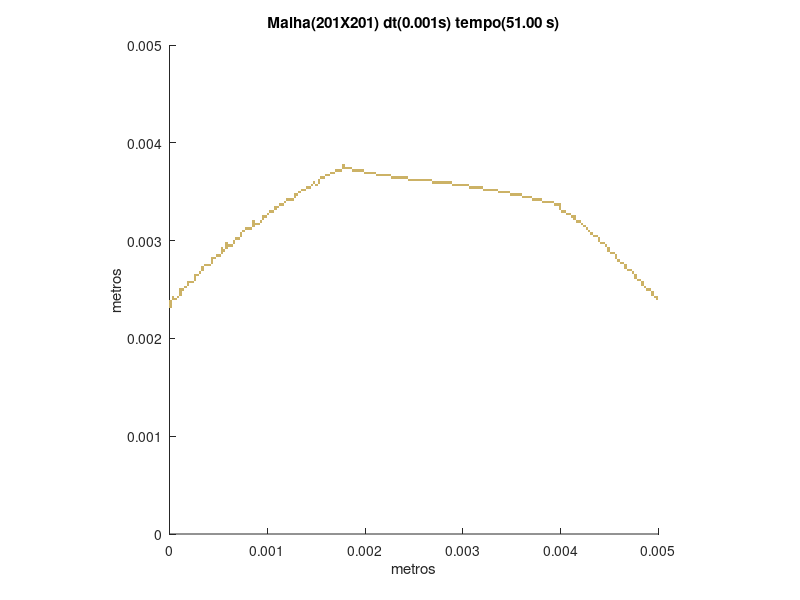

The MATLAB script that drew this image:
set (gca,'PlotBoxAspectRatio',[1 1 1],'Xlim',[0,0.005],'Ylim',[0,0.005])
hold on
title('Malha(201X201) dt(0.001s) tempo(51.00 s)')
hold on
ylabel('metros')
hold on
xlabel('metros')
hold on

fill([0 0 2.48756218905473E-05 2.48756218905473E-05],[0.0023134328358209 0.00233830845771144 0.00233830845771144 0.0023134328358209],[0.8,0.7,0.4],'LineStyle','none')

fill([0 0 2.48756218905473E-05 2.48756218905473E-05],[0.00233830845771144 0.00236318407960199 0.00236318407960199 0.00233830845771144],[0.8,0.7,0.4],'LineStyle','none')

fill([0 0 2.48756218905473E-05 2.48756218905473E-05],[0.00236318407960199 0.00238805970149254 0.00238805970149254 0.00236318407960199],[0.8,0.7,0.4],'LineStyle','none')

fill([2.48756218905473E-05 2.48756218905473E-05 4.97512437810945E-05 4.97512437810945E-05],[0.00238805970149254 0.00241293532338308 0.00241293532338308 0.00238805970149254],[0.8,0.7,0.4],'LineStyle','none')

fill([4.97512437810945E-05 4.97512437810945E-05 7.46268656716418E-05 7.46268656716418E-05],[0.00238805970149254 0.00241293532338308 0.00241293532338308 0.00238805970149254],[0.8,0.7,0.4],'LineStyle','none')

fill([0.00497512437810945 0.00497512437810945 0.005 0.005],[0.00238805970149254 0.00241293532338308 0.00241293532338308 0.00238805970149254],[0.8,0.7,0.4],'LineStyle','none')

fill([2.48756218905473E-05 2.48756218905473E-05 4.97512437810945E-05 4.97512437810945E-05],[0.00241293532338308 0.00243781094527363 0.00243781094527363 0.00241293532338308],[0.8,0.7,0.4],'LineStyle','none')

fill([7.46268656716418E-05 7.46268656716418E-05 9.95024875621891E-05 9.95024875621891E-05],[0.00241293532338308 0.00243781094527363 0.00243781094527363 0.00241293532338308],[0.8,0.7,0.4],'LineStyle','none')

fill([0.00495024875621891 0.00495024875621891 0.00497512437810945 0.00497512437810945],[0.00241293532338308 0.00243781094527363 0.00243781094527363 0.00241293532338308],[0.8,0.7,0.4],'LineStyle','none')

fill([0.00497512437810945 0.00497512437810945 0.005 0.005],[0.00241293532338308 0.00243781094527363 0.00243781094527363 0.00241293532338308],[0.8,0.7,0.4],'LineStyle','none')

fill([9.95024875621891E-05 9.95024875621891E-05 0.000124378109452736 0.000124378109452736],[0.00243781094527363 0.00246268656716418 0.00246268656716418 0.00243781094527363],[0.8,0.7,0.4],'LineStyle','none')

fill([0.00492537313432836 0.00492537313432836 0.00495024875621891 0.00495024875621891],[0.00243781094527363 0.00246268656716418 0.00246268656716418 0.00243781094527363],[0.8,0.7,0.4],'LineStyle','none')

fill([9.95024875621891E-05 9.95024875621891E-05 0.000124378109452736 0.000124378109452736],[0.00246268656716418 0.00248756218905473 0.00248756218905473 0.00246268656716418],[0.8,0.7,0.4],'LineStyle','none')

fill([0.00492537313432836 0.00492537313432836 0.00495024875621891 0.00495024875621891],[0.00246268656716418 0.00248756218905473 0.00248756218905473 0.00246268656716418],[0.8,0.7,0.4],'LineStyle','none')

fill([9.95024875621891E-05 9.95024875621891E-05 0.000124378109452736 0.000124378109452736],[0.00248756218905473 0.00251243781094527 0.00251243781094527 0.00248756218905473],[0.8,0.7,0.4],'LineStyle','none')

fill([0.000124378109452736 0.000124378109452736 0.000149253731343284 0.000149253731343284],[0.00248756218905473 0.00251243781094527 0.00251243781094527 0.00248756218905473],[0.8,0.7,0.4],'LineStyle','none')

fill([0.00487562189054726 0.00487562189054726 0.00490049751243781 0.00490049751243781],[0.00248756218905473 0.00251243781094527 0.00251243781094527 0.00248756218905473],[0.8,0.7,0.4],'LineStyle','none')

fill([0.00490049751243781 0.00490049751243781 0.00492537313432836 0.00492537313432836],[0.00248756218905473 0.00251243781094527 0.00251243781094527 0.00248756218905473],[0.8,0.7,0.4],'LineStyle','none')

fill([0.000149253731343284 0.000149253731343284 0.000174129353233831 0.000174129353233831],[0.00251243781094527 0.00253731343283582 0.00253731343283582 0.00251243781094527],[0.8,0.7,0.4],'LineStyle','none')

fill([0.00485074626865672 0.00485074626865672 0.00487562189054726 0.00487562189054726],[0.00251243781094527 0.00253731343283582 0.00253731343283582 0.00251243781094527],[0.8,0.7,0.4],'LineStyle','none')

fill([0.000174129353233831 0.000174129353233831 0.000199004975124378 0.000199004975124378],[0.00253731343283582 0.00256218905472637 0.00256218905472637 0.00253731343283582],[0.8,0.7,0.4],'LineStyle','none')

fill([0.00482587064676617 0.00482587064676617 0.00485074626865672 0.00485074626865672],[0.00253731343283582 0.00256218905472637 0.00256218905472637 0.00253731343283582],[0.8,0.7,0.4],'LineStyle','none')

fill([0.000174129353233831 0.000174129353233831 0.000199004975124378 0.000199004975124378],[0.00256218905472637 0.00258706467661692 0.00258706467661692 0.00256218905472637],[0.8,0.7,0.4],'LineStyle','none')

fill([0.000199004975124378 0.000199004975124378 0.000223880597014925 0.000223880597014925],[0.00256218905472637 0.00258706467661692 0.00258706467661692 0.00256218905472637],[0.8,0.7,0.4],'LineStyle','none')

fill([0.000223880597014925 0.000223880597014925 0.000248756218905473 0.000248756218905473],[0.00256218905472637 0.00258706467661692 0.00258706467661692 0.00256218905472637],[0.8,0.7,0.4],'LineStyle','none')

fill([0.00482587064676617 0.00482587064676617 0.00485074626865672 0.00485074626865672],[0.00256218905472637 0.00258706467661692 0.00258706467661692 0.00256218905472637],[0.8,0.7,0.4],'LineStyle','none')

fill([0.000248756218905473 0.000248756218905473 0.00027363184079602 0.00027363184079602],[0.00258706467661692 0.00261194029850746 0.00261194029850746 0.00258706467661692],[0.8,0.7,0.4],'LineStyle','none')

fill([0.00477611940298507 0.00477611940298507 0.00480099502487562 0.00480099502487562],[0.00258706467661692 0.00261194029850746 0.00261194029850746 0.00258706467661692],[0.8,0.7,0.4],'LineStyle','none')

fill([0.00480099502487562 0.00480099502487562 0.00482587064676617 0.00482587064676617],[0.00258706467661692 0.00261194029850746 0.00261194029850746 0.00258706467661692],[0.8,0.7,0.4],'LineStyle','none')

fill([0.000248756218905473 0.000248756218905473 0.00027363184079602 0.00027363184079602],[0.00261194029850746 0.00263681592039801 0.00263681592039801 0.00261194029850746],[0.8,0.7,0.4],'LineStyle','none')

fill([0.00475124378109453 0.00475124378109453 0.00477611940298507 0.00477611940298507],[0.00261194029850746 0.00263681592039801 0.00263681592039801 0.00261194029850746],[0.8,0.7,0.4],'LineStyle','none')

fill([0.000248756218905473 0.000248756218905473 0.00027363184079602 0.00027363184079602],[0.00263681592039801 0.00266169154228856 0.00266169154228856 0.00263681592039801],[0.8,0.7,0.4],'LineStyle','none')

fill([0.00027363184079602 0.00027363184079602 0.000298507462686567 0.000298507462686567],[0.00263681592039801 0.00266169154228856 0.00266169154228856 0.00263681592039801],[0.8,0.7,0.4],'LineStyle','none')

fill([0.00475124378109453 0.00475124378109453 0.00477611940298507 0.00477611940298507],[0.00263681592039801 0.00266169154228856 0.00266169154228856 0.00263681592039801],[0.8,0.7,0.4],'LineStyle','none')

fill([0.000298507462686567 0.000298507462686567 0.000323383084577114 0.000323383084577114],[0.00266169154228856 0.0026865671641791 0.0026865671641791 0.00266169154228856],[0.8,0.7,0.4],'LineStyle','none')

fill([0.00472636815920398 0.00472636815920398 0.00475124378109453 0.00475124378109453],[0.00266169154228856 0.0026865671641791 0.0026865671641791 0.00266169154228856],[0.8,0.7,0.4],'LineStyle','none')

fill([0.000323383084577114 0.000323383084577114 0.000348258706467662 0.000348258706467662],[0.0026865671641791 0.00271144278606965 0.00271144278606965 0.0026865671641791],[0.8,0.7,0.4],'LineStyle','none')

fill([0.00467661691542289 0.00467661691542289 0.00470149253731343 0.00470149253731343],[0.0026865671641791 0.00271144278606965 0.00271144278606965 0.0026865671641791],[0.8,0.7,0.4],'LineStyle','none')

fill([0.00470149253731343 0.00470149253731343 0.00472636815920398 0.00472636815920398],[0.0026865671641791 0.00271144278606965 0.00271144278606965 0.0026865671641791],[0.8,0.7,0.4],'LineStyle','none')

fill([0.000323383084577114 0.000323383084577114 0.000348258706467662 0.000348258706467662],[0.00271144278606965 0.0027363184079602 0.0027363184079602 0.00271144278606965],[0.8,0.7,0.4],'LineStyle','none')

fill([0.00465174129353234 0.00465174129353234 0.00467661691542289 0.00467661691542289],[0.00271144278606965 0.0027363184079602 0.0027363184079602 0.00271144278606965],[0.8,0.7,0.4],'LineStyle','none')

fill([0.000348258706467662 0.000348258706467662 0.000373134328358209 0.000373134328358209],[0.0027363184079602 0.00276119402985075 0.00276119402985075 0.0027363184079602],[0.8,0.7,0.4],'LineStyle','none')

fill([0.000373134328358209 0.000373134328358209 0.000398009950248756 0.000398009950248756],[0.0027363184079602 0.00276119402985075 0.00276119402985075 0.0027363184079602],[0.8,0.7,0.4],'LineStyle','none')

fill([0.000398009950248756 0.000398009950248756 0.000422885572139303 0.000422885572139303],[0.0027363184079602 0.00276119402985075 0.00276119402985075 0.0027363184079602],[0.8,0.7,0.4],'LineStyle','none')

fill([0.00465174129353234 0.00465174129353234 0.00467661691542289 0.00467661691542289],[0.0027363184079602 0.00276119402985075 0.00276119402985075 0.0027363184079602],[0.8,0.7,0.4],'LineStyle','none')

fill([0.000422885572139303 0.000422885572139303 0.000447761194029851 0.000447761194029851],[0.00276119402985075 0.00278606965174129 0.00278606965174129 0.00276119402985075],[0.8,0.7,0.4],'LineStyle','none')

fill([0.00460199004975124 0.00460199004975124 0.00462686567164179 0.00462686567164179],[0.00276119402985075 0.00278606965174129 0.00278606965174129 0.00276119402985075],[0.8,0.7,0.4],'LineStyle','none')

fill([0.00462686567164179 0.00462686567164179 0.00465174129353234 0.00465174129353234],[0.00276119402985075 0.00278606965174129 0.00278606965174129 0.00276119402985075],[0.8,0.7,0.4],'LineStyle','none')

fill([0.000422885572139303 0.000422885572139303 0.000447761194029851 0.000447761194029851],[0.00278606965174129 0.00281094527363184 0.00281094527363184 0.00278606965174129],[0.8,0.7,0.4],'LineStyle','none')

fill([0.0045771144278607 0.0045771144278607 0.00460199004975124 0.00460199004975124],[0.00278606965174129 0.00281094527363184 0.00281094527363184 0.00278606965174129],[0.8,0.7,0.4],'LineStyle','none')

fill([0.000422885572139303 0.000422885572139303 0.000447761194029851 0.000447761194029851],[0.00281094527363184 0.00283582089552239 0.00283582089552239 0.00281094527363184],[0.8,0.7,0.4],'LineStyle','none')

fill([0.000447761194029851 0.000447761194029851 0.000472636815920398 0.000472636815920398],[0.00281094527363184 0.00283582089552239 0.00283582089552239 0.00281094527363184],[0.8,0.7,0.4],'LineStyle','none')

fill([0.00455223880597015 0.00455223880597015 0.0045771144278607 0.0045771144278607],[0.00281094527363184 0.00283582089552239 0.00283582089552239 0.00281094527363184],[0.8,0.7,0.4],'LineStyle','none')

fill([0.000472636815920398 0.000472636815920398 0.000497512437810945 0.000497512437810945],[0.00283582089552239 0.00286069651741294 0.00286069651741294 0.00283582089552239],[0.8,0.7,0.4],'LineStyle','none')

fill([0.000497512437810945 0.000497512437810945 0.000522388059701492 0.000522388059701492],[0.00283582089552239 0.00286069651741294 0.00286069651741294 0.00283582089552239],[0.8,0.7,0.4],'LineStyle','none')

fill([0.00455223880597015 0.00455223880597015 0.0045771144278607 0.0045771144278607],[0.00283582089552239 0.00286069651741294 0.00286069651741294 0.00283582089552239],[0.8,0.7,0.4],'LineStyle','none')

fill([0.000522388059701492 0.000522388059701492 0.00054726368159204 0.00054726368159204],[0.00286069651741294 0.00288557213930348 0.00288557213930348 0.00286069651741294],[0.8,0.7,0.4],'LineStyle','none')

fill([0.00450248756218905 0.00450248756218905 0.0045273631840796 0.0045273631840796],[0.00286069651741294 0.00288557213930348 0.00288557213930348 0.00286069651741294],[0.8,0.7,0.4],'LineStyle','none')

fill([0.0045273631840796 0.0045273631840796 0.00455223880597015 0.00455223880597015],[0.00286069651741294 0.00288557213930348 0.00288557213930348 0.00286069651741294],[0.8,0.7,0.4],'LineStyle','none')

fill([0.000522388059701492 0.000522388059701492 0.00054726368159204 0.00054726368159204],[0.00288557213930348 0.00291044776119403 0.00291044776119403 0.00288557213930348],[0.8,0.7,0.4],'LineStyle','none')

fill([0.00054726368159204 0.00054726368159204 0.000572139303482587 0.000572139303482587],[0.00288557213930348 0.00291044776119403 0.00291044776119403 0.00288557213930348],[0.8,0.7,0.4],'LineStyle','none')

fill([0.00447761194029851 0.00447761194029851 0.00450248756218905 0.00450248756218905],[0.00288557213930348 0.00291044776119403 0.00291044776119403 0.00288557213930348],[0.8,0.7,0.4],'LineStyle','none')

fill([0.000522388059701492 0.000522388059701492 0.00054726368159204 0.00054726368159204],[0.00291044776119403 0.00293532338308458 0.00293532338308458 0.00291044776119403],[0.8,0.7,0.4],'LineStyle','none')

fill([0.000572139303482587 0.000572139303482587 0.000597014925373134 0.000597014925373134],[0.00291044776119403 0.00293532338308458 0.00293532338308458 0.00291044776119403],[0.8,0.7,0.4],'LineStyle','none')

fill([0.00447761194029851 0.00447761194029851 0.00450248756218905 0.00450248756218905],[0.00291044776119403 0.00293532338308458 0.00293532338308458 0.00291044776119403],[0.8,0.7,0.4],'LineStyle','none')

fill([0.000572139303482587 0.000572139303482587 0.000597014925373134 0.000597014925373134],[0.00293532338308458 0.00296019900497512 0.00296019900497512 0.00293532338308458],[0.8,0.7,0.4],'LineStyle','none')

fill([0.000597014925373134 0.000597014925373134 0.000621890547263682 0.000621890547263682],[0.00293532338308458 0.00296019900497512 0.00296019900497512 0.00293532338308458],[0.8,0.7,0.4],'LineStyle','none')

fill([0.000621890547263682 0.000621890547263682 0.000646766169154229 0.000646766169154229],[0.00293532338308458 0.00296019900497512 0.00296019900497512 0.00293532338308458],[0.8,0.7,0.4],'LineStyle','none')

fill([0.00445273631840796 0.00445273631840796 0.00447761194029851 0.00447761194029851],[0.00293532338308458 0.00296019900497512 0.00296019900497512 0.00293532338308458],[0.8,0.7,0.4],'LineStyle','none')

fill([0.000572139303482587 0.000572139303482587 0.000597014925373134 0.000597014925373134],[0.00296019900497512 0.00298507462686567 0.00298507462686567 0.00296019900497512],[0.8,0.7,0.4],'LineStyle','none')

fill([0.000646766169154229 0.000646766169154229 0.000671641791044776 0.000671641791044776],[0.00296019900497512 0.00298507462686567 0.00298507462686567 0.00296019900497512],[0.8,0.7,0.4],'LineStyle','none')

fill([0.00440298507462687 0.00440298507462687 0.00442786069651741 0.00442786069651741],[0.00296019900497512 0.00298507462686567 0.00298507462686567 0.00296019900497512],[0.8,0.7,0.4],'LineStyle','none')

fill([0.00442786069651741 0.00442786069651741 0.00445273631840796 0.00445273631840796],[0.00296019900497512 0.00298507462686567 0.00298507462686567 0.00296019900497512],[0.8,0.7,0.4],'LineStyle','none')

fill([0.000646766169154229 0.000646766169154229 0.000671641791044776 0.000671641791044776],[0.00298507462686567 0.00300995024875622 0.00300995024875622 0.00298507462686567],[0.8,0.7,0.4],'LineStyle','none')

fill([0.00437810945273632 0.00437810945273632 0.00440298507462687 0.00440298507462687],[0.00298507462686567 0.00300995024875622 0.00300995024875622 0.00298507462686567],[0.8,0.7,0.4],'LineStyle','none')

fill([0.000671641791044776 0.000671641791044776 0.000696517412935323 0.000696517412935323],[0.00300995024875622 0.00303482587064677 0.00303482587064677 0.00300995024875622],[0.8,0.7,0.4],'LineStyle','none')

fill([0.000696517412935323 0.000696517412935323 0.000721393034825871 0.000721393034825871],[0.00300995024875622 0.00303482587064677 0.00303482587064677 0.00300995024875622],[0.8,0.7,0.4],'LineStyle','none')

fill([0.00437810945273632 0.00437810945273632 0.00440298507462687 0.00440298507462687],[0.00300995024875622 0.00303482587064677 0.00303482587064677 0.00300995024875622],[0.8,0.7,0.4],'LineStyle','none')

fill([0.000721393034825871 0.000721393034825871 0.000746268656716418 0.000746268656716418],[0.00303482587064677 0.00305970149253731 0.00305970149253731 0.00303482587064677],[0.8,0.7,0.4],'LineStyle','none')

fill([0.00432835820895522 0.00432835820895522 0.00435323383084577 0.00435323383084577],[0.00303482587064677 0.00305970149253731 0.00305970149253731 0.00303482587064677],[0.8,0.7,0.4],'LineStyle','none')

fill([0.00435323383084577 0.00435323383084577 0.00437810945273632 0.00437810945273632],[0.00303482587064677 0.00305970149253731 0.00305970149253731 0.00303482587064677],[0.8,0.7,0.4],'LineStyle','none')

fill([0.000721393034825871 0.000721393034825871 0.000746268656716418 0.000746268656716418],[0.00305970149253731 0.00308457711442786 0.00308457711442786 0.00305970149253731],[0.8,0.7,0.4],'LineStyle','none')

fill([0.00430348258706468 0.00430348258706468 0.00432835820895522 0.00432835820895522],[0.00305970149253731 0.00308457711442786 0.00308457711442786 0.00305970149253731],[0.8,0.7,0.4],'LineStyle','none')

fill([0.000746268656716418 0.000746268656716418 0.000771144278606965 0.000771144278606965],[0.00308457711442786 0.00310945273631841 0.00310945273631841 0.00308457711442786],[0.8,0.7,0.4],'LineStyle','none')

fill([0.00427860696517413 0.00427860696517413 0.00430348258706468 0.00430348258706468],[0.00308457711442786 0.00310945273631841 0.00310945273631841 0.00308457711442786],[0.8,0.7,0.4],'LineStyle','none')

fill([0.000771144278606965 0.000771144278606965 0.000796019900497512 0.000796019900497512],[0.00310945273631841 0.00313432835820896 0.00313432835820896 0.00310945273631841],[0.8,0.7,0.4],'LineStyle','none')

fill([0.000796019900497512 0.000796019900497512 0.00082089552238806 0.00082089552238806],[0.00310945273631841 0.00313432835820896 0.00313432835820896 0.00310945273631841],[0.8,0.7,0.4],'LineStyle','none')

fill([0.00082089552238806 0.00082089552238806 0.000845771144278607 0.000845771144278607],[0.00310945273631841 0.00313432835820896 0.00313432835820896 0.00310945273631841],[0.8,0.7,0.4],'LineStyle','none')

fill([0.00425373134328358 0.00425373134328358 0.00427860696517413 0.00427860696517413],[0.00310945273631841 0.00313432835820896 0.00313432835820896 0.00310945273631841],[0.8,0.7,0.4],'LineStyle','none')

fill([0.000845771144278607 0.000845771144278607 0.000870646766169154 0.000870646766169154],[0.00313432835820896 0.0031592039800995 0.0031592039800995 0.00313432835820896],[0.8,0.7,0.4],'LineStyle','none')

fill([0.00422885572139303 0.00422885572139303 0.00425373134328358 0.00425373134328358],[0.00313432835820896 0.0031592039800995 0.0031592039800995 0.00313432835820896],[0.8,0.7,0.4],'LineStyle','none')

fill([0.000845771144278607 0.000845771144278607 0.000870646766169154 0.000870646766169154],[0.0031592039800995 0.00318407960199005 0.00318407960199005 0.0031592039800995],[0.8,0.7,0.4],'LineStyle','none')

fill([0.000870646766169154 0.000870646766169154 0.000895522388059702 0.000895522388059702],[0.0031592039800995 0.00318407960199005 0.00318407960199005 0.0031592039800995],[0.8,0.7,0.4],'LineStyle','none')

fill([0.000895522388059702 0.000895522388059702 0.000920398009950249 0.000920398009950249],[0.0031592039800995 0.00318407960199005 0.00318407960199005 0.0031592039800995],[0.8,0.7,0.4],'LineStyle','none')

fill([0.00420398009950249 0.00420398009950249 0.00422885572139303 0.00422885572139303],[0.0031592039800995 0.00318407960199005 0.00318407960199005 0.0031592039800995],[0.8,0.7,0.4],'LineStyle','none')

fill([0.000845771144278607 0.000845771144278607 0.000870646766169154 0.000870646766169154],[0.00318407960199005 0.0032089552238806 0.0032089552238806 0.00318407960199005],[0.8,0.7,0.4],'LineStyle','none')

fill([0.000920398009950249 0.000920398009950249 0.000945273631840796 0.000945273631840796],[0.00318407960199005 0.0032089552238806 0.0032089552238806 0.00318407960199005],[0.8,0.7,0.4],'LineStyle','none')

fill([0.00415422885572139 0.00415422885572139 0.00417910447761194 0.00417910447761194],[0.00318407960199005 0.0032089552238806 0.0032089552238806 0.00318407960199005],[0.8,0.7,0.4],'LineStyle','none')

fill([0.00417910447761194 0.00417910447761194 0.00420398009950249 0.00420398009950249],[0.00318407960199005 0.0032089552238806 0.0032089552238806 0.00318407960199005],[0.8,0.7,0.4],'LineStyle','none')

fill([0.000945273631840796 0.000945273631840796 0.000970149253731343 0.000970149253731343],[0.0032089552238806 0.00323383084577114 0.00323383084577114 0.0032089552238806],[0.8,0.7,0.4],'LineStyle','none')

fill([0.00412935323383085 0.00412935323383085 0.00415422885572139 0.00415422885572139],[0.0032089552238806 0.00323383084577114 0.00323383084577114 0.0032089552238806],[0.8,0.7,0.4],'LineStyle','none')

fill([0.000945273631840796 0.000945273631840796 0.000970149253731343 0.000970149253731343],[0.00323383084577114 0.00325870646766169 0.00325870646766169 0.00323383084577114],[0.8,0.7,0.4],'LineStyle','none')

fill([0.000970149253731343 0.000970149253731343 0.00099502487562189 0.00099502487562189],[0.00323383084577114 0.00325870646766169 0.00325870646766169 0.00323383084577114],[0.8,0.7,0.4],'LineStyle','none')

fill([0.0041044776119403 0.0041044776119403 0.00412935323383085 0.00412935323383085],[0.00323383084577114 0.00325870646766169 0.00325870646766169 0.00323383084577114],[0.8,0.7,0.4],'LineStyle','none')

fill([0.00412935323383085 0.00412935323383085 0.00415422885572139 0.00415422885572139],[0.00323383084577114 0.00325870646766169 0.00325870646766169 0.00323383084577114],[0.8,0.7,0.4],'LineStyle','none')

fill([0.00099502487562189 0.00099502487562189 0.00101990049751244 0.00101990049751244],[0.00325870646766169 0.00328358208955224 0.00328358208955224 0.00325870646766169],[0.8,0.7,0.4],'LineStyle','none')

fill([0.0040547263681592 0.0040547263681592 0.00407960199004975 0.00407960199004975],[0.00325870646766169 0.00328358208955224 0.00328358208955224 0.00325870646766169],[0.8,0.7,0.4],'LineStyle','none')

fill([0.00407960199004975 0.00407960199004975 0.0041044776119403 0.0041044776119403],[0.00325870646766169 0.00328358208955224 0.00328358208955224 0.00325870646766169],[0.8,0.7,0.4],'LineStyle','none')

fill([0.00101990049751244 0.00101990049751244 0.00104477611940298 0.00104477611940298],[0.00328358208955224 0.00330845771144279 0.00330845771144279 0.00328358208955224],[0.8,0.7,0.4],'LineStyle','none')

fill([0.00104477611940298 0.00104477611940298 0.00106965174129353 0.00106965174129353],[0.00328358208955224 0.00330845771144279 0.00330845771144279 0.00328358208955224],[0.8,0.7,0.4],'LineStyle','none')

fill([0.00400497512437811 0.00400497512437811 0.00402985074626866 0.00402985074626866],[0.00328358208955224 0.00330845771144279 0.00330845771144279 0.00328358208955224],[0.8,0.7,0.4],'LineStyle','none')

fill([0.00402985074626866 0.00402985074626866 0.0040547263681592 0.0040547263681592],[0.00328358208955224 0.00330845771144279 0.00330845771144279 0.00328358208955224],[0.8,0.7,0.4],'LineStyle','none')

fill([0.00106965174129353 0.00106965174129353 0.00109452736318408 0.00109452736318408],[0.00330845771144279 0.00333333333333333 0.00333333333333333 0.00330845771144279],[0.8,0.7,0.4],'LineStyle','none')

fill([0.00398009950248756 0.00398009950248756 0.00400497512437811 0.00400497512437811],[0.00330845771144279 0.00333333333333333 0.00333333333333333 0.00330845771144279],[0.8,0.7,0.4],'LineStyle','none')

fill([0.00106965174129353 0.00106965174129353 0.00109452736318408 0.00109452736318408],[0.00333333333333333 0.00335820895522388 0.00335820895522388 0.00333333333333333],[0.8,0.7,0.4],'LineStyle','none')

fill([0.00109452736318408 0.00109452736318408 0.00111940298507463 0.00111940298507463],[0.00333333333333333 0.00335820895522388 0.00335820895522388 0.00333333333333333],[0.8,0.7,0.4],'LineStyle','none')

fill([0.00398009950248756 0.00398009950248756 0.00400497512437811 0.00400497512437811],[0.00333333333333333 0.00335820895522388 0.00335820895522388 0.00333333333333333],[0.8,0.7,0.4],'LineStyle','none')

fill([0.00111940298507463 0.00111940298507463 0.00114427860696517 0.00114427860696517],[0.00335820895522388 0.00338308457711443 0.00338308457711443 0.00335820895522388],[0.8,0.7,0.4],'LineStyle','none')

fill([0.00114427860696517 0.00114427860696517 0.00116915422885572 0.00116915422885572],[0.00335820895522388 0.00338308457711443 0.00338308457711443 0.00335820895522388],[0.8,0.7,0.4],'LineStyle','none')

fill([0.00393034825870647 0.00393034825870647 0.00395522388059701 0.00395522388059701],[0.00335820895522388 0.00338308457711443 0.00338308457711443 0.00335820895522388],[0.8,0.7,0.4],'LineStyle','none')

fill([0.00395522388059701 0.00395522388059701 0.00398009950248756 0.00398009950248756],[0.00335820895522388 0.00338308457711443 0.00338308457711443 0.00335820895522388],[0.8,0.7,0.4],'LineStyle','none')

fill([0.00398009950248756 0.00398009950248756 0.00400497512437811 0.00400497512437811],[0.00335820895522388 0.00338308457711443 0.00338308457711443 0.00335820895522388],[0.8,0.7,0.4],'LineStyle','none')

fill([0.00116915422885572 0.00116915422885572 0.00119402985074627 0.00119402985074627],[0.00338308457711443 0.00340796019900498 0.00340796019900498 0.00338308457711443],[0.8,0.7,0.4],'LineStyle','none')

fill([0.00380597014925373 0.00380597014925373 0.00383084577114428 0.00383084577114428],[0.00338308457711443 0.00340796019900498 0.00340796019900498 0.00338308457711443],[0.8,0.7,0.4],'LineStyle','none')

fill([0.00383084577114428 0.00383084577114428 0.00385572139303483 0.00385572139303483],[0.00338308457711443 0.00340796019900498 0.00340796019900498 0.00338308457711443],[0.8,0.7,0.4],'LineStyle','none')

fill([0.00385572139303483 0.00385572139303483 0.00388059701492537 0.00388059701492537],[0.00338308457711443 0.00340796019900498 0.00340796019900498 0.00338308457711443],[0.8,0.7,0.4],'LineStyle','none')

fill([0.00388059701492537 0.00388059701492537 0.00390547263681592 0.00390547263681592],[0.00338308457711443 0.00340796019900498 0.00340796019900498 0.00338308457711443],[0.8,0.7,0.4],'LineStyle','none')

fill([0.00390547263681592 0.00390547263681592 0.00393034825870647 0.00393034825870647],[0.00338308457711443 0.00340796019900498 0.00340796019900498 0.00338308457711443],[0.8,0.7,0.4],'LineStyle','none')

fill([0.00119402985074627 0.00119402985074627 0.00121890547263682 0.00121890547263682],[0.00340796019900498 0.00343283582089552 0.00343283582089552 0.00340796019900498],[0.8,0.7,0.4],'LineStyle','none')

fill([0.00121890547263682 0.00121890547263682 0.00124378109452736 0.00124378109452736],[0.00340796019900498 0.00343283582089552 0.00343283582089552 0.00340796019900498],[0.8,0.7,0.4],'LineStyle','none')

fill([0.00124378109452736 0.00124378109452736 0.00126865671641791 0.00126865671641791],[0.00340796019900498 0.00343283582089552 0.00343283582089552 0.00340796019900498],[0.8,0.7,0.4],'LineStyle','none')

fill([0.00370646766169154 0.00370646766169154 0.00373134328358209 0.00373134328358209],[0.00340796019900498 0.00343283582089552 0.00343283582089552 0.00340796019900498],[0.8,0.7,0.4],'LineStyle','none')

fill([0.00373134328358209 0.00373134328358209 0.00375621890547264 0.00375621890547264],[0.00340796019900498 0.00343283582089552 0.00343283582089552 0.00340796019900498],[0.8,0.7,0.4],'LineStyle','none')

fill([0.00375621890547264 0.00375621890547264 0.00378109452736318 0.00378109452736318],[0.00340796019900498 0.00343283582089552 0.00343283582089552 0.00340796019900498],[0.8,0.7,0.4],'LineStyle','none')

fill([0.00378109452736318 0.00378109452736318 0.00380597014925373 0.00380597014925373],[0.00340796019900498 0.00343283582089552 0.00343283582089552 0.00340796019900498],[0.8,0.7,0.4],'LineStyle','none')

fill([0.00126865671641791 0.00126865671641791 0.00129353233830846 0.00129353233830846],[0.00343283582089552 0.00345771144278607 0.00345771144278607 0.00343283582089552],[0.8,0.7,0.4],'LineStyle','none')

fill([0.00360696517412935 0.00360696517412935 0.0036318407960199 0.0036318407960199],[0.00343283582089552 0.00345771144278607 0.00345771144278607 0.00343283582089552],[0.8,0.7,0.4],'LineStyle','none')

fill([0.0036318407960199 0.0036318407960199 0.00365671641791045 0.00365671641791045],[0.00343283582089552 0.00345771144278607 0.00345771144278607 0.00343283582089552],[0.8,0.7,0.4],'LineStyle','none')

fill([0.00365671641791045 0.00365671641791045 0.003681592039801 0.003681592039801],[0.00343283582089552 0.00345771144278607 0.00345771144278607 0.00343283582089552],[0.8,0.7,0.4],'LineStyle','none')

fill([0.003681592039801 0.003681592039801 0.00370646766169154 0.00370646766169154],[0.00343283582089552 0.00345771144278607 0.00345771144278607 0.00343283582089552],[0.8,0.7,0.4],'LineStyle','none')

fill([0.00126865671641791 0.00126865671641791 0.00129353233830846 0.00129353233830846],[0.00345771144278607 0.00348258706467662 0.00348258706467662 0.00345771144278607],[0.8,0.7,0.4],'LineStyle','none')

fill([0.00129353233830846 0.00129353233830846 0.001318407960199 0.001318407960199],[0.00345771144278607 0.00348258706467662 0.00348258706467662 0.00345771144278607],[0.8,0.7,0.4],'LineStyle','none')

fill([0.00348258706467662 0.00348258706467662 0.00350746268656716 0.00350746268656716],[0.00345771144278607 0.00348258706467662 0.00348258706467662 0.00345771144278607],[0.8,0.7,0.4],'LineStyle','none')

fill([0.00350746268656716 0.00350746268656716 0.00353233830845771 0.00353233830845771],[0.00345771144278607 0.00348258706467662 0.00348258706467662 0.00345771144278607],[0.8,0.7,0.4],'LineStyle','none')

fill([0.00353233830845771 0.00353233830845771 0.00355721393034826 0.00355721393034826],[0.00345771144278607 0.00348258706467662 0.00348258706467662 0.00345771144278607],[0.8,0.7,0.4],'LineStyle','none')

fill([0.00355721393034826 0.00355721393034826 0.00358208955223881 0.00358208955223881],[0.00345771144278607 0.00348258706467662 0.00348258706467662 0.00345771144278607],[0.8,0.7,0.4],'LineStyle','none')

fill([0.00358208955223881 0.00358208955223881 0.00360696517412935 0.00360696517412935],[0.00345771144278607 0.00348258706467662 0.00348258706467662 0.00345771144278607],[0.8,0.7,0.4],'LineStyle','none')

fill([0.001318407960199 0.001318407960199 0.00134328358208955 0.00134328358208955],[0.00348258706467662 0.00350746268656716 0.00350746268656716 0.00348258706467662],[0.8,0.7,0.4],'LineStyle','none')

fill([0.00335820895522388 0.00335820895522388 0.00338308457711443 0.00338308457711443],[0.00348258706467662 0.00350746268656716 0.00350746268656716 0.00348258706467662],[0.8,0.7,0.4],'LineStyle','none')

fill([0.00338308457711443 0.00338308457711443 0.00340796019900498 0.00340796019900498],[0.00348258706467662 0.00350746268656716 0.00350746268656716 0.00348258706467662],[0.8,0.7,0.4],'LineStyle','none')

fill([0.00340796019900498 0.00340796019900498 0.00343283582089552 0.00343283582089552],[0.00348258706467662 0.00350746268656716 0.00350746268656716 0.00348258706467662],[0.8,0.7,0.4],'LineStyle','none')

fill([0.00343283582089552 0.00343283582089552 0.00345771144278607 0.00345771144278607],[0.00348258706467662 0.00350746268656716 0.00350746268656716 0.00348258706467662],[0.8,0.7,0.4],'LineStyle','none')

fill([0.00345771144278607 0.00345771144278607 0.00348258706467662 0.00348258706467662],[0.00348258706467662 0.00350746268656716 0.00350746268656716 0.00348258706467662],[0.8,0.7,0.4],'LineStyle','none')

fill([0.00134328358208955 0.00134328358208955 0.0013681592039801 0.0013681592039801],[0.00350746268656716 0.00353233830845771 0.00353233830845771 0.00350746268656716],[0.8,0.7,0.4],'LineStyle','none')

fill([0.0013681592039801 0.0013681592039801 0.00139303482587065 0.00139303482587065],[0.00350746268656716 0.00353233830845771 0.00353233830845771 0.00350746268656716],[0.8,0.7,0.4],'LineStyle','none')

fill([0.0032089552238806 0.0032089552238806 0.00323383084577114 0.00323383084577114],[0.00350746268656716 0.00353233830845771 0.00353233830845771 0.00350746268656716],[0.8,0.7,0.4],'LineStyle','none')

fill([0.00323383084577114 0.00323383084577114 0.00325870646766169 0.00325870646766169],[0.00350746268656716 0.00353233830845771 0.00353233830845771 0.00350746268656716],[0.8,0.7,0.4],'LineStyle','none')

fill([0.00325870646766169 0.00325870646766169 0.00328358208955224 0.00328358208955224],[0.00350746268656716 0.00353233830845771 0.00353233830845771 0.00350746268656716],[0.8,0.7,0.4],'LineStyle','none')

fill([0.00328358208955224 0.00328358208955224 0.00330845771144279 0.00330845771144279],[0.00350746268656716 0.00353233830845771 0.00353233830845771 0.00350746268656716],[0.8,0.7,0.4],'LineStyle','none')

fill([0.00330845771144279 0.00330845771144279 0.00333333333333333 0.00333333333333333],[0.00350746268656716 0.00353233830845771 0.00353233830845771 0.00350746268656716],[0.8,0.7,0.4],'LineStyle','none')

fill([0.00333333333333333 0.00333333333333333 0.00335820895522388 0.00335820895522388],[0.00350746268656716 0.00353233830845771 0.00353233830845771 0.00350746268656716],[0.8,0.7,0.4],'LineStyle','none')

fill([0.00139303482587065 0.00139303482587065 0.00141791044776119 0.00141791044776119],[0.00353233830845771 0.00355721393034826 0.00355721393034826 0.00353233830845771],[0.8,0.7,0.4],'LineStyle','none')

fill([0.00141791044776119 0.00141791044776119 0.00144278606965174 0.00144278606965174],[0.00353233830845771 0.00355721393034826 0.00355721393034826 0.00353233830845771],[0.8,0.7,0.4],'LineStyle','none')

fill([0.00305970149253731 0.00305970149253731 0.00308457711442786 0.00308457711442786],[0.00353233830845771 0.00355721393034826 0.00355721393034826 0.00353233830845771],[0.8,0.7,0.4],'LineStyle','none')

fill([0.00308457711442786 0.00308457711442786 0.00310945273631841 0.00310945273631841],[0.00353233830845771 0.00355721393034826 0.00355721393034826 0.00353233830845771],[0.8,0.7,0.4],'LineStyle','none')

fill([0.00310945273631841 0.00310945273631841 0.00313432835820896 0.00313432835820896],[0.00353233830845771 0.00355721393034826 0.00355721393034826 0.00353233830845771],[0.8,0.7,0.4],'LineStyle','none')

fill([0.00313432835820896 0.00313432835820896 0.0031592039800995 0.0031592039800995],[0.00353233830845771 0.00355721393034826 0.00355721393034826 0.00353233830845771],[0.8,0.7,0.4],'LineStyle','none')

fill([0.0031592039800995 0.0031592039800995 0.00318407960199005 0.00318407960199005],[0.00353233830845771 0.00355721393034826 0.00355721393034826 0.00353233830845771],[0.8,0.7,0.4],'LineStyle','none')

fill([0.00318407960199005 0.00318407960199005 0.0032089552238806 0.0032089552238806],[0.00353233830845771 0.00355721393034826 0.00355721393034826 0.00353233830845771],[0.8,0.7,0.4],'LineStyle','none')

fill([0.00144278606965174 0.00144278606965174 0.00146766169154229 0.00146766169154229],[0.00355721393034826 0.00358208955223881 0.00358208955223881 0.00355721393034826],[0.8,0.7,0.4],'LineStyle','none')

fill([0.00149253731343284 0.00149253731343284 0.00151741293532338 0.00151741293532338],[0.00355721393034826 0.00358208955223881 0.00358208955223881 0.00355721393034826],[0.8,0.7,0.4],'LineStyle','none')

fill([0.00288557213930348 0.00288557213930348 0.00291044776119403 0.00291044776119403],[0.00355721393034826 0.00358208955223881 0.00358208955223881 0.00355721393034826],[0.8,0.7,0.4],'LineStyle','none')

fill([0.00291044776119403 0.00291044776119403 0.00293532338308458 0.00293532338308458],[0.00355721393034826 0.00358208955223881 0.00358208955223881 0.00355721393034826],[0.8,0.7,0.4],'LineStyle','none')

fill([0.00293532338308458 0.00293532338308458 0.00296019900497512 0.00296019900497512],[0.00355721393034826 0.00358208955223881 0.00358208955223881 0.00355721393034826],[0.8,0.7,0.4],'LineStyle','none')

fill([0.00296019900497512 0.00296019900497512 0.00298507462686567 0.00298507462686567],[0.00355721393034826 0.00358208955223881 0.00358208955223881 0.00355721393034826],[0.8,0.7,0.4],'LineStyle','none')

fill([0.00298507462686567 0.00298507462686567 0.00300995024875622 0.00300995024875622],[0.00355721393034826 0.00358208955223881 0.00358208955223881 0.00355721393034826],[0.8,0.7,0.4],'LineStyle','none')

fill([0.00300995024875622 0.00300995024875622 0.00303482587064677 0.00303482587064677],[0.00355721393034826 0.00358208955223881 0.00358208955223881 0.00355721393034826],[0.8,0.7,0.4],'LineStyle','none')

fill([0.00303482587064677 0.00303482587064677 0.00305970149253731 0.00305970149253731],[0.00355721393034826 0.00358208955223881 0.00358208955223881 0.00355721393034826],[0.8,0.7,0.4],'LineStyle','none')

fill([0.00146766169154229 0.00146766169154229 0.00149253731343284 0.00149253731343284],[0.00358208955223881 0.00360696517412935 0.00360696517412935 0.00358208955223881],[0.8,0.7,0.4],'LineStyle','none')

fill([0.00151741293532338 0.00151741293532338 0.00154228855721393 0.00154228855721393],[0.00358208955223881 0.00360696517412935 0.00360696517412935 0.00358208955223881],[0.8,0.7,0.4],'LineStyle','none')

fill([0.0026865671641791 0.0026865671641791 0.00271144278606965 0.00271144278606965],[0.00358208955223881 0.00360696517412935 0.00360696517412935 0.00358208955223881],[0.8,0.7,0.4],'LineStyle','none')

fill([0.00271144278606965 0.00271144278606965 0.0027363184079602 0.0027363184079602],[0.00358208955223881 0.00360696517412935 0.00360696517412935 0.00358208955223881],[0.8,0.7,0.4],'LineStyle','none')

fill([0.0027363184079602 0.0027363184079602 0.00276119402985075 0.00276119402985075],[0.00358208955223881 0.00360696517412935 0.00360696517412935 0.00358208955223881],[0.8,0.7,0.4],'LineStyle','none')

fill([0.00276119402985075 0.00276119402985075 0.00278606965174129 0.00278606965174129],[0.00358208955223881 0.00360696517412935 0.00360696517412935 0.00358208955223881],[0.8,0.7,0.4],'LineStyle','none')

fill([0.00278606965174129 0.00278606965174129 0.00281094527363184 0.00281094527363184],[0.00358208955223881 0.00360696517412935 0.00360696517412935 0.00358208955223881],[0.8,0.7,0.4],'LineStyle','none')

fill([0.00281094527363184 0.00281094527363184 0.00283582089552239 0.00283582089552239],[0.00358208955223881 0.00360696517412935 0.00360696517412935 0.00358208955223881],[0.8,0.7,0.4],'LineStyle','none')

fill([0.00283582089552239 0.00283582089552239 0.00286069651741294 0.00286069651741294],[0.00358208955223881 0.00360696517412935 0.00360696517412935 0.00358208955223881],[0.8,0.7,0.4],'LineStyle','none')

fill([0.00286069651741294 0.00286069651741294 0.00288557213930348 0.00288557213930348],[0.00358208955223881 0.00360696517412935 0.00360696517412935 0.00358208955223881],[0.8,0.7,0.4],'LineStyle','none')

fill([0.00151741293532338 0.00151741293532338 0.00154228855721393 0.00154228855721393],[0.00360696517412935 0.0036318407960199 0.0036318407960199 0.00360696517412935],[0.8,0.7,0.4],'LineStyle','none')

fill([0.00243781094527363 0.00243781094527363 0.00246268656716418 0.00246268656716418],[0.00360696517412935 0.0036318407960199 0.0036318407960199 0.00360696517412935],[0.8,0.7,0.4],'LineStyle','none')

fill([0.00246268656716418 0.00246268656716418 0.00248756218905473 0.00248756218905473],[0.00360696517412935 0.0036318407960199 0.0036318407960199 0.00360696517412935],[0.8,0.7,0.4],'LineStyle','none')

fill([0.00248756218905473 0.00248756218905473 0.00251243781094527 0.00251243781094527],[0.00360696517412935 0.0036318407960199 0.0036318407960199 0.00360696517412935],[0.8,0.7,0.4],'LineStyle','none')

fill([0.00251243781094527 0.00251243781094527 0.00253731343283582 0.00253731343283582],[0.00360696517412935 0.0036318407960199 0.0036318407960199 0.00360696517412935],[0.8,0.7,0.4],'LineStyle','none')

fill([0.00253731343283582 0.00253731343283582 0.00256218905472637 0.00256218905472637],[0.00360696517412935 0.0036318407960199 0.0036318407960199 0.00360696517412935],[0.8,0.7,0.4],'LineStyle','none')

fill([0.00256218905472637 0.00256218905472637 0.00258706467661692 0.00258706467661692],[0.00360696517412935 0.0036318407960199 0.0036318407960199 0.00360696517412935],[0.8,0.7,0.4],'LineStyle','none')

fill([0.00258706467661692 0.00258706467661692 0.00261194029850746 0.00261194029850746],[0.00360696517412935 0.0036318407960199 0.0036318407960199 0.00360696517412935],[0.8,0.7,0.4],'LineStyle','none')

fill([0.00261194029850746 0.00261194029850746 0.00263681592039801 0.00263681592039801],[0.00360696517412935 0.0036318407960199 0.0036318407960199 0.00360696517412935],[0.8,0.7,0.4],'LineStyle','none')

fill([0.00263681592039801 0.00263681592039801 0.00266169154228856 0.00266169154228856],[0.00360696517412935 0.0036318407960199 0.0036318407960199 0.00360696517412935],[0.8,0.7,0.4],'LineStyle','none')

fill([0.00266169154228856 0.00266169154228856 0.0026865671641791 0.0026865671641791],[0.00360696517412935 0.0036318407960199 0.0036318407960199 0.00360696517412935],[0.8,0.7,0.4],'LineStyle','none')

fill([0.00154228855721393 0.00154228855721393 0.00156716417910448 0.00156716417910448],[0.0036318407960199 0.00365671641791045 0.00365671641791045 0.0036318407960199],[0.8,0.7,0.4],'LineStyle','none')

fill([0.00156716417910448 0.00156716417910448 0.00159203980099502 0.00159203980099502],[0.0036318407960199 0.00365671641791045 0.00365671641791045 0.0036318407960199],[0.8,0.7,0.4],'LineStyle','none')

fill([0.0022636815920398 0.0022636815920398 0.00228855721393035 0.00228855721393035],[0.0036318407960199 0.00365671641791045 0.00365671641791045 0.0036318407960199],[0.8,0.7,0.4],'LineStyle','none')

fill([0.00228855721393035 0.00228855721393035 0.0023134328358209 0.0023134328358209],[0.0036318407960199 0.00365671641791045 0.00365671641791045 0.0036318407960199],[0.8,0.7,0.4],'LineStyle','none')

fill([0.0023134328358209 0.0023134328358209 0.00233830845771144 0.00233830845771144],[0.0036318407960199 0.00365671641791045 0.00365671641791045 0.0036318407960199],[0.8,0.7,0.4],'LineStyle','none')

fill([0.00233830845771144 0.00233830845771144 0.00236318407960199 0.00236318407960199],[0.0036318407960199 0.00365671641791045 0.00365671641791045 0.0036318407960199],[0.8,0.7,0.4],'LineStyle','none')

fill([0.00236318407960199 0.00236318407960199 0.00238805970149254 0.00238805970149254],[0.0036318407960199 0.00365671641791045 0.00365671641791045 0.0036318407960199],[0.8,0.7,0.4],'LineStyle','none')

fill([0.00238805970149254 0.00238805970149254 0.00241293532338308 0.00241293532338308],[0.0036318407960199 0.00365671641791045 0.00365671641791045 0.0036318407960199],[0.8,0.7,0.4],'LineStyle','none')

fill([0.00241293532338308 0.00241293532338308 0.00243781094527363 0.00243781094527363],[0.0036318407960199 0.00365671641791045 0.00365671641791045 0.0036318407960199],[0.8,0.7,0.4],'LineStyle','none')

fill([0.00159203980099502 0.00159203980099502 0.00161691542288557 0.00161691542288557],[0.00365671641791045 0.003681592039801 0.003681592039801 0.00365671641791045],[0.8,0.7,0.4],'LineStyle','none')

fill([0.00161691542288557 0.00161691542288557 0.00164179104477612 0.00164179104477612],[0.00365671641791045 0.003681592039801 0.003681592039801 0.00365671641791045],[0.8,0.7,0.4],'LineStyle','none')

fill([0.00211442786069652 0.00211442786069652 0.00213930348258706 0.00213930348258706],[0.00365671641791045 0.003681592039801 0.003681592039801 0.00365671641791045],[0.8,0.7,0.4],'LineStyle','none')

fill([0.00213930348258706 0.00213930348258706 0.00216417910447761 0.00216417910447761],[0.00365671641791045 0.003681592039801 0.003681592039801 0.00365671641791045],[0.8,0.7,0.4],'LineStyle','none')

fill([0.00216417910447761 0.00216417910447761 0.00218905472636816 0.00218905472636816],[0.00365671641791045 0.003681592039801 0.003681592039801 0.00365671641791045],[0.8,0.7,0.4],'LineStyle','none')

fill([0.00218905472636816 0.00218905472636816 0.00221393034825871 0.00221393034825871],[0.00365671641791045 0.003681592039801 0.003681592039801 0.00365671641791045],[0.8,0.7,0.4],'LineStyle','none')

fill([0.00221393034825871 0.00221393034825871 0.00223880597014925 0.00223880597014925],[0.00365671641791045 0.003681592039801 0.003681592039801 0.00365671641791045],[0.8,0.7,0.4],'LineStyle','none')

fill([0.00223880597014925 0.00223880597014925 0.0022636815920398 0.0022636815920398],[0.00365671641791045 0.003681592039801 0.003681592039801 0.00365671641791045],[0.8,0.7,0.4],'LineStyle','none')

fill([0.00164179104477612 0.00164179104477612 0.00166666666666667 0.00166666666666667],[0.003681592039801 0.00370646766169154 0.00370646766169154 0.003681592039801],[0.8,0.7,0.4],'LineStyle','none')

fill([0.00166666666666667 0.00166666666666667 0.00169154228855721 0.00169154228855721],[0.003681592039801 0.00370646766169154 0.00370646766169154 0.003681592039801],[0.8,0.7,0.4],'LineStyle','none')

fill([0.00199004975124378 0.00199004975124378 0.00201492537313433 0.00201492537313433],[0.003681592039801 0.00370646766169154 0.00370646766169154 0.003681592039801],[0.8,0.7,0.4],'LineStyle','none')

fill([0.00201492537313433 0.00201492537313433 0.00203980099502488 0.00203980099502488],[0.003681592039801 0.00370646766169154 0.00370646766169154 0.003681592039801],[0.8,0.7,0.4],'LineStyle','none')

fill([0.00203980099502488 0.00203980099502488 0.00206467661691542 0.00206467661691542],[0.003681592039801 0.00370646766169154 0.00370646766169154 0.003681592039801],[0.8,0.7,0.4],'LineStyle','none')

fill([0.00206467661691542 0.00206467661691542 0.00208955223880597 0.00208955223880597],[0.003681592039801 0.00370646766169154 0.00370646766169154 0.003681592039801],[0.8,0.7,0.4],'LineStyle','none')

fill([0.00208955223880597 0.00208955223880597 0.00211442786069652 0.00211442786069652],[0.003681592039801 0.00370646766169154 0.00370646766169154 0.003681592039801],[0.8,0.7,0.4],'LineStyle','none')

fill([0.00169154228855721 0.00169154228855721 0.00171641791044776 0.00171641791044776],[0.00370646766169154 0.00373134328358209 0.00373134328358209 0.00370646766169154],[0.8,0.7,0.4],'LineStyle','none')

fill([0.00171641791044776 0.00171641791044776 0.00174129353233831 0.00174129353233831],[0.00370646766169154 0.00373134328358209 0.00373134328358209 0.00370646766169154],[0.8,0.7,0.4],'LineStyle','none')

fill([0.00174129353233831 0.00174129353233831 0.00176616915422886 0.00176616915422886],[0.00370646766169154 0.00373134328358209 0.00373134328358209 0.00370646766169154],[0.8,0.7,0.4],'LineStyle','none')

fill([0.00186567164179104 0.00186567164179104 0.00189054726368159 0.00189054726368159],[0.00370646766169154 0.00373134328358209 0.00373134328358209 0.00370646766169154],[0.8,0.7,0.4],'LineStyle','none')

fill([0.00189054726368159 0.00189054726368159 0.00191542288557214 0.00191542288557214],[0.00370646766169154 0.00373134328358209 0.00373134328358209 0.00370646766169154],[0.8,0.7,0.4],'LineStyle','none')

fill([0.00191542288557214 0.00191542288557214 0.00194029850746269 0.00194029850746269],[0.00370646766169154 0.00373134328358209 0.00373134328358209 0.00370646766169154],[0.8,0.7,0.4],'LineStyle','none')

fill([0.00194029850746269 0.00194029850746269 0.00196517412935323 0.00196517412935323],[0.00370646766169154 0.00373134328358209 0.00373134328358209 0.00370646766169154],[0.8,0.7,0.4],'LineStyle','none')

fill([0.00196517412935323 0.00196517412935323 0.00199004975124378 0.00199004975124378],[0.00370646766169154 0.00373134328358209 0.00373134328358209 0.00370646766169154],[0.8,0.7,0.4],'LineStyle','none')

fill([0.00176616915422886 0.00176616915422886 0.0017910447761194 0.0017910447761194],[0.00373134328358209 0.00375621890547264 0.00375621890547264 0.00373134328358209],[0.8,0.7,0.4],'LineStyle','none')

fill([0.0017910447761194 0.0017910447761194 0.00181592039800995 0.00181592039800995],[0.00373134328358209 0.00375621890547264 0.00375621890547264 0.00373134328358209],[0.8,0.7,0.4],'LineStyle','none')

fill([0.00181592039800995 0.00181592039800995 0.0018407960199005 0.0018407960199005],[0.00373134328358209 0.00375621890547264 0.00375621890547264 0.00373134328358209],[0.8,0.7,0.4],'LineStyle','none')

fill([0.0018407960199005 0.0018407960199005 0.00186567164179104 0.00186567164179104],[0.00373134328358209 0.00375621890547264 0.00375621890547264 0.00373134328358209],[0.8,0.7,0.4],'LineStyle','none')

fill([0.00176616915422886 0.00176616915422886 0.0017910447761194 0.0017910447761194],[0.00375621890547264 0.00378109452736318 0.00378109452736318 0.00375621890547264],[0.8,0.7,0.4],'LineStyle','none')
